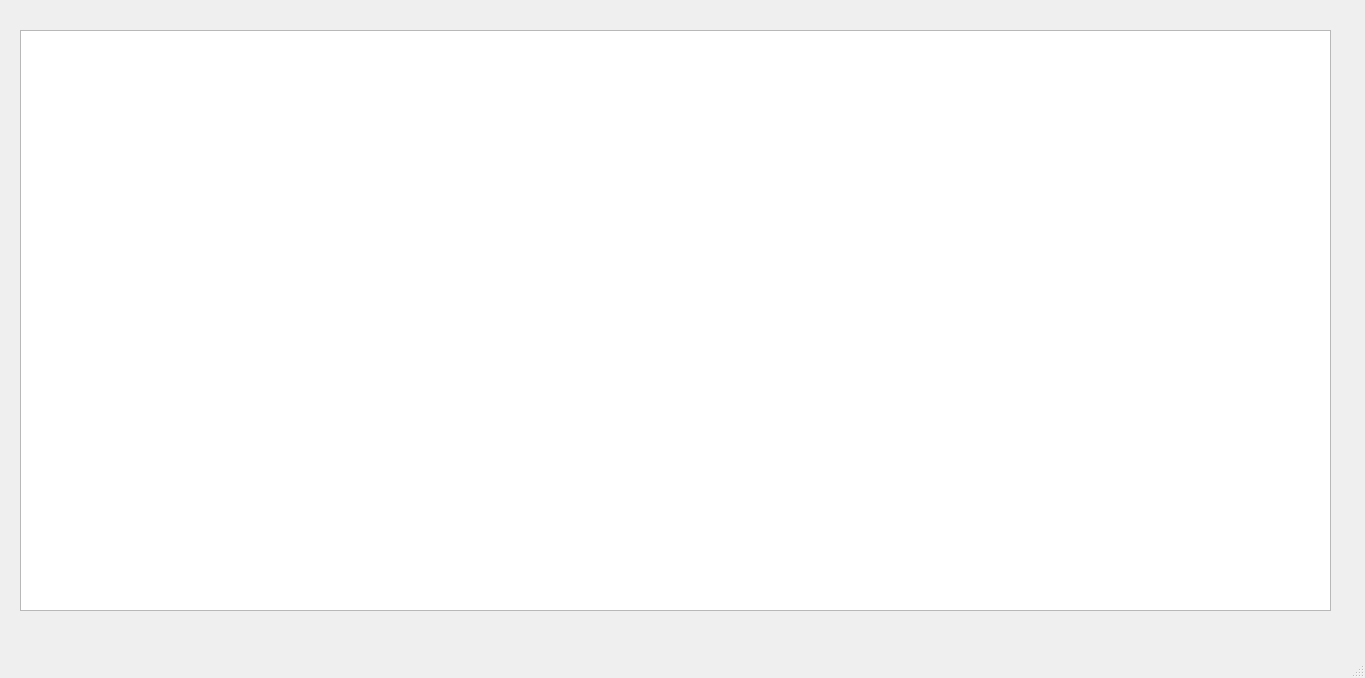
<?xml version="1.0" encoding="UTF-8"?>
<ui version="4.0">
 <class>History</class>
 <widget class="QMainWindow" name="History">
  <property name="geometry">
   <rect>
    <x>0</x>
    <y>0</y>
    <width>1365</width>
    <height>678</height>
   </rect>
  </property>
  <property name="windowTitle">
   <string>MainWindow</string>
  </property>
  <widget class="QWidget" name="centralwidget">
   <widget class="QListWidget" name="listWidget">
    <property name="geometry">
     <rect>
      <x>20</x>
      <y>30</y>
      <width>1311</width>
      <height>581</height>
     </rect>
    </property>
   </widget>
  </widget>
  <widget class="QMenuBar" name="menubar">
   <property name="geometry">
    <rect>
     <x>0</x>
     <y>0</y>
     <width>1365</width>
     <height>31</height>
    </rect>
   </property>
  </widget>
  <widget class="QStatusBar" name="statusbar"/>
 </widget>
 <resources/>
 <connections/>
</ui>
